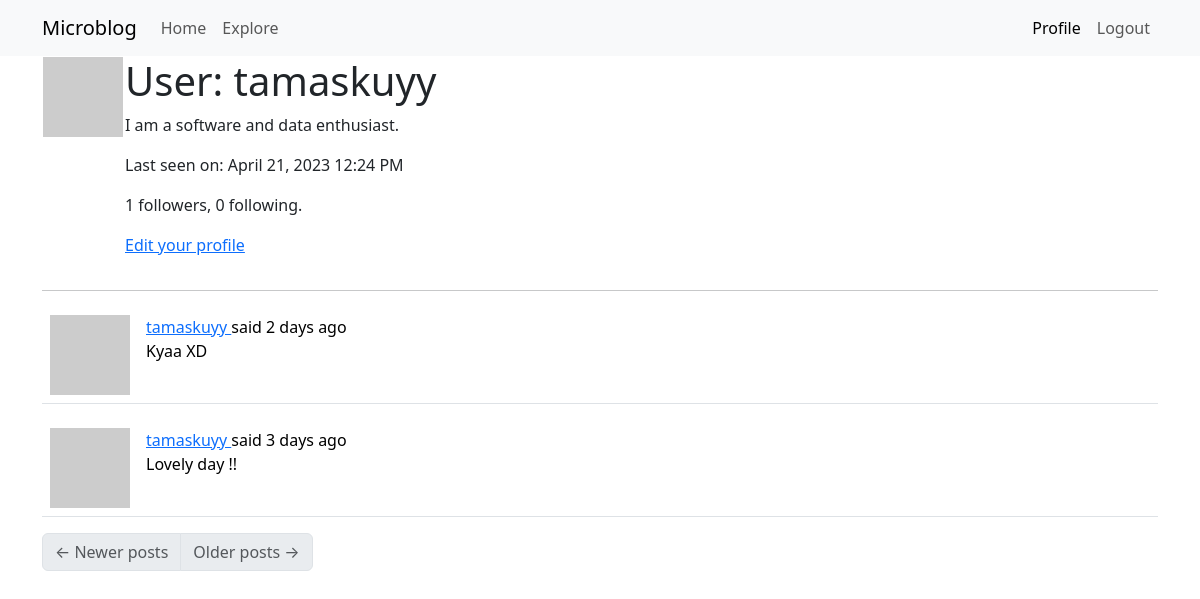
Page /user/tamaskuyy (signed in) on the earlier database version.
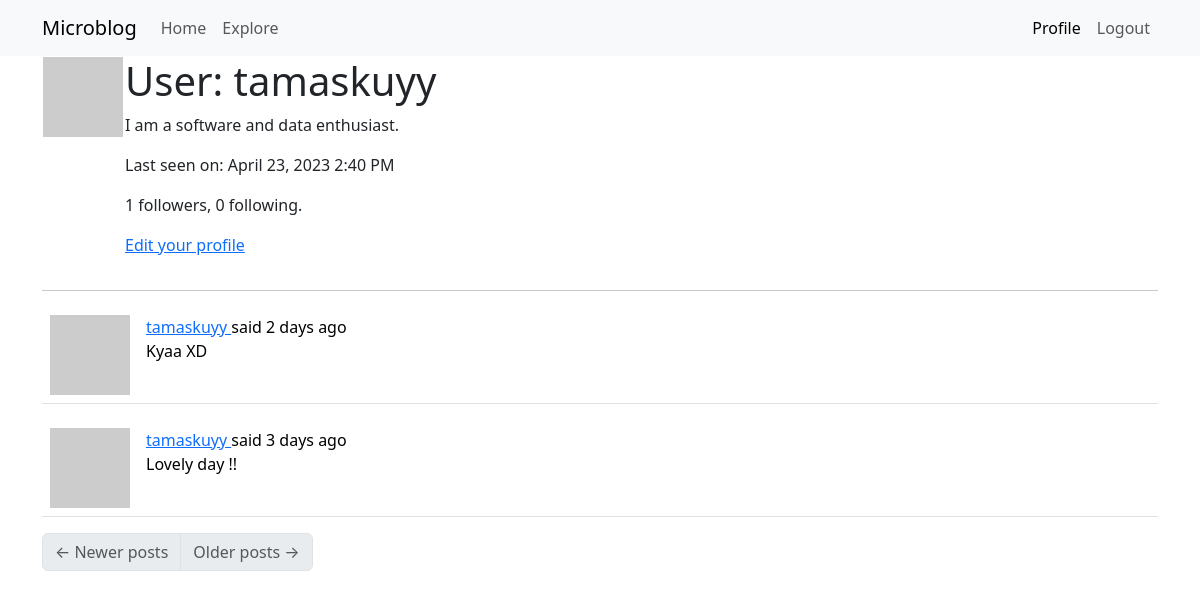
Same page on the later database version.
### app/models.py (models this page shows, shortened)
class User(UserMixin, db.Model):
    id = db.Column(db.Integer, primary_key=True)
    username = db.Column(db.String(64), index=True, unique=True)
    email = db.Column(db.String(120), index=True, unique=True)
    password_hash = db.Column(db.String(128))
    posts = db.relationship('Post', backref='author', lazy='dynamic')
    about_me = db.Column(db.String(140))
    last_seen = db.Column(db.DateTime, default=datetime.utcnow)
    followed = db.relationship(
        'User', secondary=followers,
        primaryjoin=(followers.c.follower_id == id),
        secondaryjoin=(followers.c.followed_id == id),
        backref=db.backref('followers', lazy='dynamic'), lazy='dynamic')
    def avatar(self, size):
        digest = md5(self.email.lower().encode('utf-8')).hexdigest()
        return 'https://www.gravatar.com/avatar/{}?d=identicon&s={}'.format(digest, size)

class Post(db.Model):
    id = db.Column(db.Integer, primary_key=True)
    body = db.Column(db.String(140))
    timestamp = db.Column(db.DateTime, index=True, default=datetime.utcnow)
    user_id = db.Column(db.Integer, db.ForeignKey('user.id'))

### app/routes.py (the view)
@app.route('/user/<username>')
@login_required
def user(username):
    user = User.query.filter_by(username=username).first_or_404()
    page = request.args.get('page', 1, type=int)
    posts = user.posts.order_by(Post.timestamp.desc()).paginate(page=page, per_page=app.config['POSTS_PER_PAGE'], error_out=False)
    next_url = url_for('user', username=user.username, page=posts.next_num) \
        if posts.has_next else None
    prev_url = url_for('user', username=user.username, page=posts.prev_num) \
        if posts.has_prev else None
    form = EmptyForm()
    return render_template('user.html', user=user, posts=posts.items, next_url=next_url, prev_url=prev_url, form=form)

### app/models.py (called while the page is built)
@login.user_loader
def load_user(id):
    return User.query.get(int(id))

### app/routes.py (called while the page is built)
@app.before_request
def before_request():
    if current_user.is_authenticated:
        current_user.last_seen = datetime.utcnow()
        db.session.commit()
    g.locale = str(get_locale())

@app.before_request
def before_request():
    if current_user.is_authenticated:
        current_user.last_seen = datetime.utcnow()
        db.session.commit()

### app/templates/user.html (shortened to what this page needs)
{% extends "base.html" %}
{% block app_content %}
    <table>
        <tr valign="top">
            <td><img src="{{ user.avatar(128) }}"></td>
            <td>
                <h1>{{ _('User:') }} {{ user.username }}</h1>
                {% if user.about_me %}<p>{{ user.about_me }}</p>{% endif %}
                {% if user.last_seen %}
                    <p> {{ _('Last seen on:')}} {{ moment(user.last_seen).format('LLL') }}</p>
                {% endif %}
                <p>{{ user.followers.count() }} followers, {{ user.followed.count() }} following.</p>
                {% if user == current_user %}
                <p><a href="{{ url_for('edit_profile') }}">{{ _('Edit your profile') }}</a></p>
                {% endif %}
            </td>
        </tr>
    </table>
    <hr>
    {% for post in posts %}
        {% include '_post.html' %}
    {% endfor %}
    <nav aria-label="...">
        <ul class="pagination">
            <li class="page-item {% if not prev_url %} disabled{% endif %}">
                <a href="{{ prev_url or '#' }}" class="page-link">
                    <span aria-hidden="true">&larr;</span> {{ _('Newer posts') }}
                </a>
            </li>
            <li class="page-item {% if not next_url %} disabled{% endif %}">
                <a href="{{ next_url or '#' }}" class="page-link">
                    {{ _('Older posts') }} <span aria-hidden="true">&rarr;</span>
                </a>
            </li>
        </ul>
    </nav>
{% endblock %}

### app/templates/base.html (shortened to what this page needs)
<!doctype html>
<html lang="en">
    <head>
        {% block head %}
            {% block styles %}
                {{ bootstrap.load_css() }}
            {% endblock %}
        {% endblock %}
    </head>
    <body>
        {% block navbar %}
            <nav class="navbar navbar-expand-lg bg-body-tertiary " style="background-color: #e3f2fd;">
                <div class="container">
                    <a class="navbar-brand" href="{{ url_for('index') }}">Microblog</a>
                    <div class="collapse navbar-collapse" id="navbarSupportedContent">
                        <ul class="navbar-nav me-auto mb-2 mb-lg-0">
                            <li class="nav-item">
                                <a class="nav-link {% if request.endpoint == 'index' %} active {% endif %}"  aria-current="page" href="{{ url_for('index') }}">{{ _('Home') }}</a>
                            </li>
                            <li class="nav-item">
                                <a class="nav-link {% if request.endpoint == 'explore' %} active {% endif %}" href="{{ url_for('explore') }}">{{ _('Explore') }}</a>
                            </li>
                        </ul>
                        <ul class="nav navbar-nav navbar-right">
                            {% if current_user.is_anonymous %}
                                <li class="nav-item">
                                    <a class="nav-link {% if request.endpoint == 'login' %} active {% endif %}" href="{{ url_for('login') }}">{{ _('Login') }}</a>
                                </li>
                            {% else %}
                                <li class="nav-item">
                                    <a class="nav-link {% if request.endpoint == 'user' %} active {% endif %}" href="{{ url_for('user', username=current_user.username) }}">{{ _('Profile') }}</a>
                                </li>
                                <li class="nav-item">
                                    <a class="nav-link {% if request.endpoint == 'logout' %} active {% endif %}" href="{{ url_for('logout') }}">{{ _('Logout') }}</a>
                                </li>
                            {% endif %}
                        </ul>
                    </div>
                </div>
            </nav>
        {% endblock %}
        {% block content %}
            <div class="container">
                {% block app_content %}{% endblock %}
            </div>
        {% endblock %}
    </body>
</html>

### app/templates/_post.html (shortened to what this page needs)
<table class="table table-hover">
    <tr>
        <td width="70px">
            <a href="{{ url_for('user', username=post.author.username) }}">
                <img src="{{ post.author.avatar(70) }}" />
            </a>
        </td>
        <td>
            {{ _('%(username)s said %(when)s',
                username=user_link, when=moment(post.timestamp).fromNow()) }}
            <br>
            {{ post.body }}
        </td>
    </tr>
</table>

Differences in the rows shown:
changed User "tamaskuyy": last_seen "April 21, 2023 12:24 PM" → "April 23, 2023 2:40 PM"
